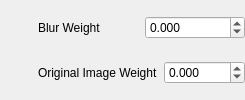
                 <widget class="QWidget" name="bloomAdvancedOptionsWidget" native="true">
                  <layout class="QVBoxLayout" name="verticalLayout_20">
                   <property name="leftMargin">
                    <number>38</number>
                   </property>
                   <property name="topMargin">
                    <number>0</number>
                   </property>
                   <property name="rightMargin">
                    <number>0</number>
                   </property>
                   <property name="bottomMargin">
                    <number>0</number>
                   </property>
                   <item>
                    <layout class="QHBoxLayout" name="horizontalLayout_41">
                     <item>
                      <widget class="QLabel" name="blurWeightLabel">
                       <property name="text">
                        <string>Blur Weight</string>
                       </property>
                      </widget>
                     </item>
                     <item>
                      <widget class="QDoubleSpinBox" name="bloomBlurWeightSpinBox">
                       <property name="decimals">
                        <number>3</number>
                       </property>
                       <property name="minimum">
                        <double>-1000.000000000000000</double>
                       </property>
                       <property name="maximum">
                        <double>1000.000000000000000</double>
                       </property>
                       <property name="singleStep">
                        <double>0.050000000000000</double>
                       </property>
                      </widget>
                     </item>
                    </layout>
                   </item>
                   <item>
                    <layout class="QHBoxLayout" name="horizontalLayout_42">
                     <item>
                      <widget class="QLabel" name="origImageWeightLabel">
                       <property name="text">
                        <string>Original Image Weight</string>
                       </property>
                      </widget>
                     </item>
                     <item>
                      <widget class="QDoubleSpinBox" name="bloomOriginalImageWeightSpinBox">
                       <property name="decimals">
                        <number>3</number>
                       </property>
                       <property name="minimum">
                        <double>-1000.000000000000000</double>
                       </property>
                       <property name="maximum">
                        <double>1000.000000000000000</double>
                       </property>
                       <property name="singleStep">
                        <double>0.050000000000000</double>
                       </property>
                      </widget>
                     </item>
                    </layout>
                   </item>
                  </layout>
                 </widget>
